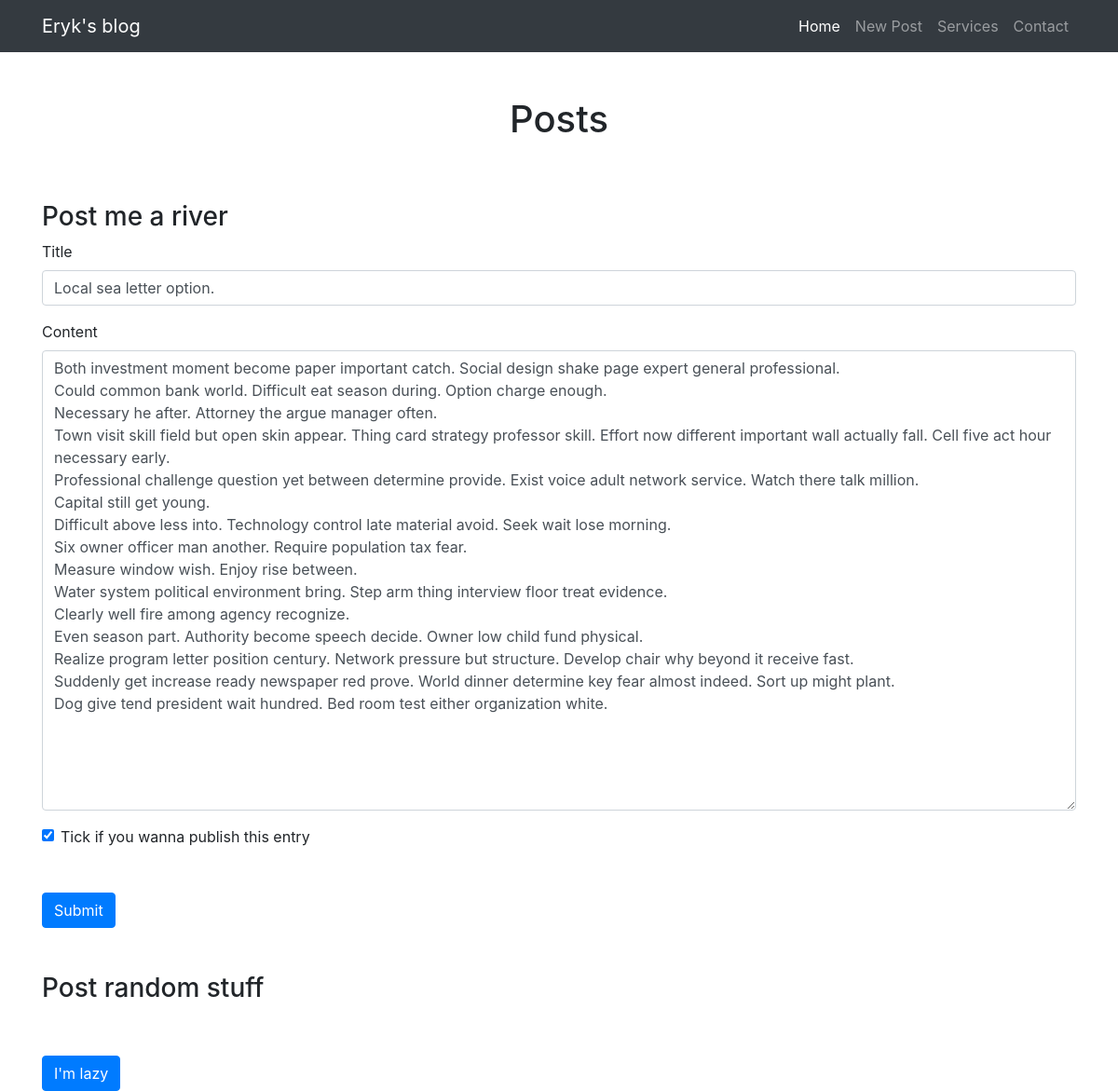
Page /edit-post/43 on the committed database.
### blog/models.py (models this page shows)
class Entry(db.Model):
    id = db.Column(db.Integer, primary_key=True)
    title = db.Column(db.String(80), nullable=False)
    body = db.Column(db.Text, nullable=False)
    pub_date = db.Column(db.DateTime, nullable=False,
        default=datetime.datetime.utcnow)
    is_published = db.Column(db.Boolean, default=False)

### blog/routes.py (the view)
@app.route("/edit-post/<int:entry_id>", methods=["GET", "POST"])
def edit_entry(entry_id):
    entry = Entry.query.filter_by(id=entry_id).first_or_404()
    form = EntryForm(obj=entry)
    return create_or_edit_entry(entry_id, entry, form)

### blog/forms.py
class EntryForm(FlaskForm):
    title = StringField('Title', validators=[DataRequired()])
    body = TextAreaField('Content', validators=[DataRequired()])
    is_published = BooleanField('Is published?')

### blog/routes.py (called while the page is built, shortened)
def create_or_edit_entry(entry_id, entry, form):
    errors = None
    return render_template(
        "entry_form.html", form=form, errors=errors, entry_id=entry_id)

### blog/templates/entry_form.html (shortened to what this page needs)
{% extends "index.html" %}
{% block content %}
<h3 class="mt-5">Post me a river</h3>
<form method="POST" action="">
    <div class="form-group">
        <label for="title">Title</label>
        {{ form.title(class_="form-control") }}
    </div>
    <div class="form-group">
        <label for="body">Content</label>
        {{ form.body(class_="form-control", cols="100", rows="20") }}
    </div>
    <div class="form-check">
        {{ form.is_published(class_="form-check-input") }}
        <label class="form-check-label" for="is_published">Tick if you wanna publish this entry</label>
    </div>
    <button type="submit" class="btn btn-primary mt-5">Submit</button>
</form>
<h3 class="mt-5">Post random stuff</h3>
<form method="POST" action="/random/{{ entry_id }}">
    <button type="submit" class="btn btn-primary mt-5">I'm lazy</button>
</form>
{% endblock %}

### rows in the picture
Entry: title "Local sea letter option.", body "Both investment moment become paper important catch. Social design shake page expert general professional. Could common bank world. Difficult eat season during. Option charge enough. Necessary he after. Attorney the argue manager often. Town visit skill field but open skin appear. Thing card strategy professor skill. Effort now different important wall actually fall. Cell five act hour necessary early. Professional challenge question yet between determine provide. Exist voice adult network service. Watch there talk million. Capital still get young. Difficult above less into. Technology control late material avoid. Seek wait lose morning. Six owner officer man another. Require population tax…", is_published "☑"
